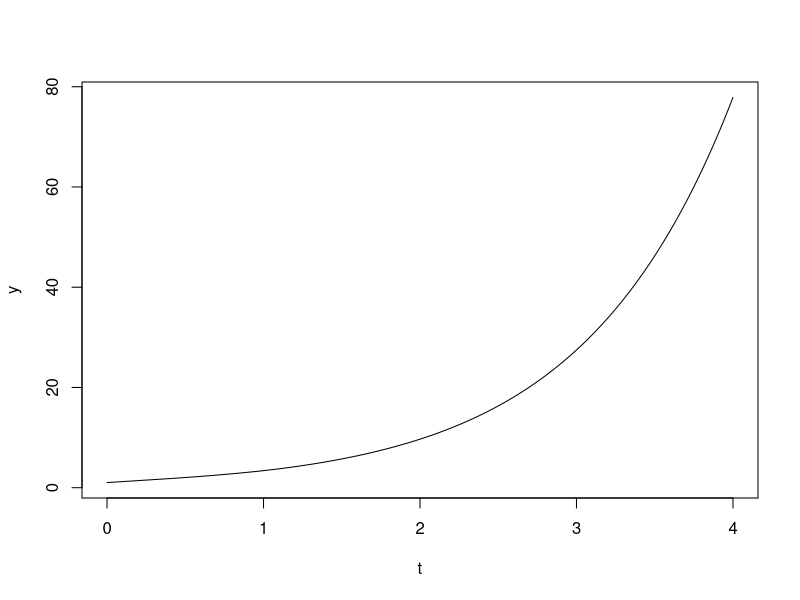

The R source for this figure:
Res_Equ_Dif_derecha <- function(del1=0, yi=0){
  np = length(yi)
  yf = rep(0, np)

  y1 = yi[np]
  yf[1] = y1

  for (i in 2:np){
    y2 = y1 + del1 * yi[i-1]
    yf[i] = y2
    y1 = y2
  }
  res= yf
}

Res_Equ_Dif_derecha_tao2 <- function(vali= 0, del1=0, ta1=0, ta2=0){
  np = length(ta1)
  yf = rep(0, np)

  y1 = vali
  yf[1] = y1
  
  for (i in 2:np){
    y2 = y1 + del1 * (ta1[i-1]+ta2[i-1])
    yf[i] = y2
    y1 = y2   
  }
  res= yf
}


Res_Equ_Dif_izquierda <- function(del1=0, yi=0){
  np = length(yi)
  yf = rep(0, np)

  y2 = yi[1]
  yf[np] = y2

  for (i in (np-1):1){
    y1 = y2 - del1 * yi[i+1]
    yf[i] = y1
    y2 = y1
  }
  res= yf
}


procesa_drerecha2 <- function(tao1=0,tao2=0, niter=0){
  print('procesa derecha2')
  del = .001
  n = tao2 / del+1
  m = tao1 / del+1
  t = seq(0, tao1, length.out = m)
  yi = rep(1, n)

  tt = c()
  yy = yi

  ni=n-n+1
  mi=n-m+1

  for (i in 1:niter){
    to = (i-1)*tao1 + t 
    tt = c(tt, to)
    y1 = yy[mi:(mi+m)]
    y2 = yy[ni:(ni+m)]
    k = length(yy)
    yi = Res_Equ_Dif_derecha_tao2(yy[k] , del, y1, y2)
    yy = c(yy, yi)
    mi = mi+m
    ni = ni+m
  }
  ret = list(tt, yy)
}

procesa_izquierda <- function(tao=0, niter=0, tF){
  t2 = 0
  t1 = -tao
  del = .001
  ni = (t2-t1) / del

  t = seq(t1, t2, length.out = ni+1)
  yF = exp(tF)
  yi = rep(yF, ni+1)
  
  tt = c()
  yy = c()  
  
  tA = tF + t

  for (i in 1:niter){
    tt = c(tA, tt)
    tA = tA - tao
    yi = Res_Equ_Dif_izquierda(del, yi)
    yy = c(yi, yy)
  }
  ret = list(tt, yy)
}

pp = procesa_drerecha2(.4, .9, 10)

t = pp[[1]]
y = pp[[2]]
nt = length(t)
ny = length(y)

y = y[(ny-nt+1):ny]



plot(t, y, type='l')
